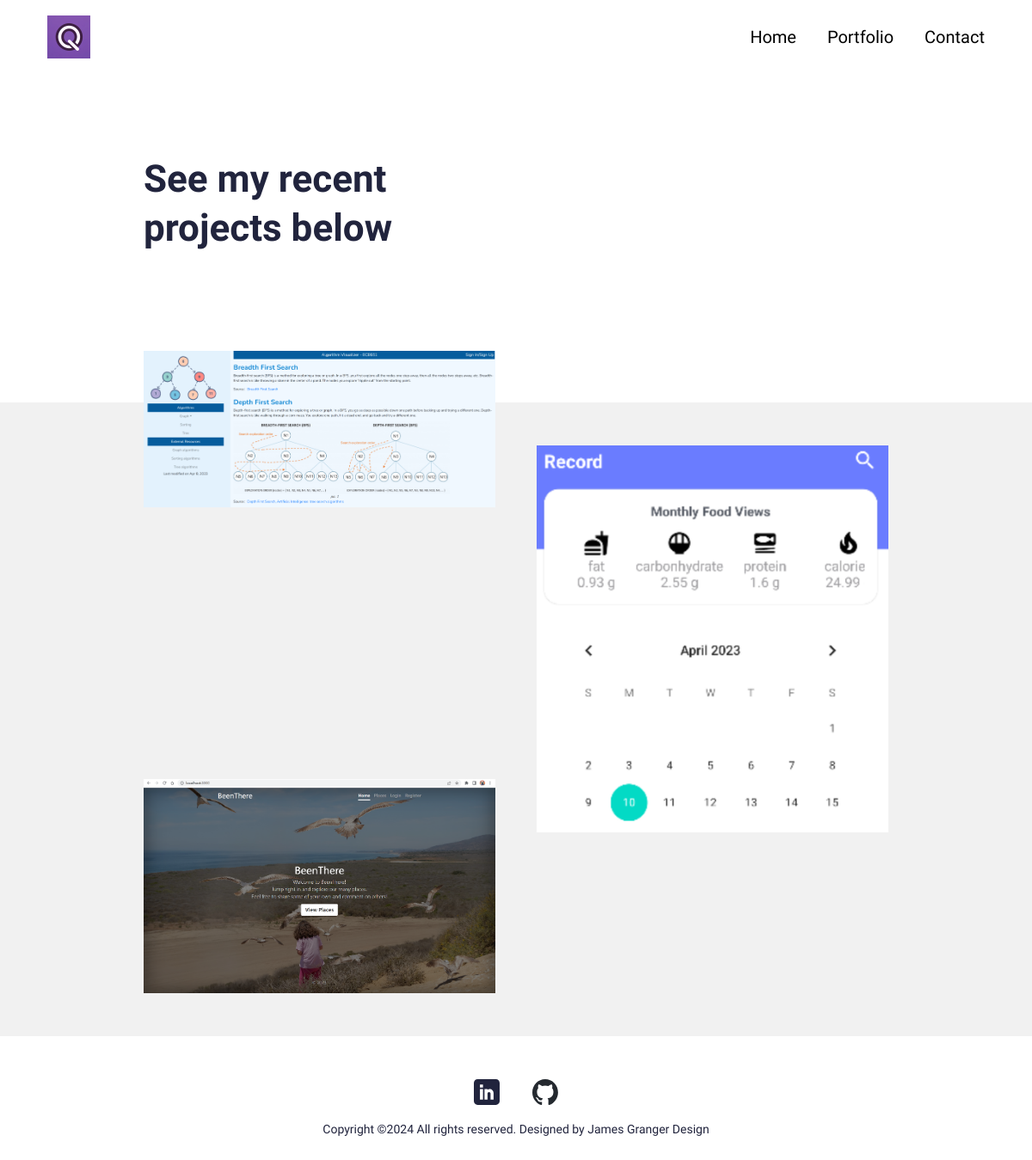
/portfolio/, run on an earlier commit of the app's database.
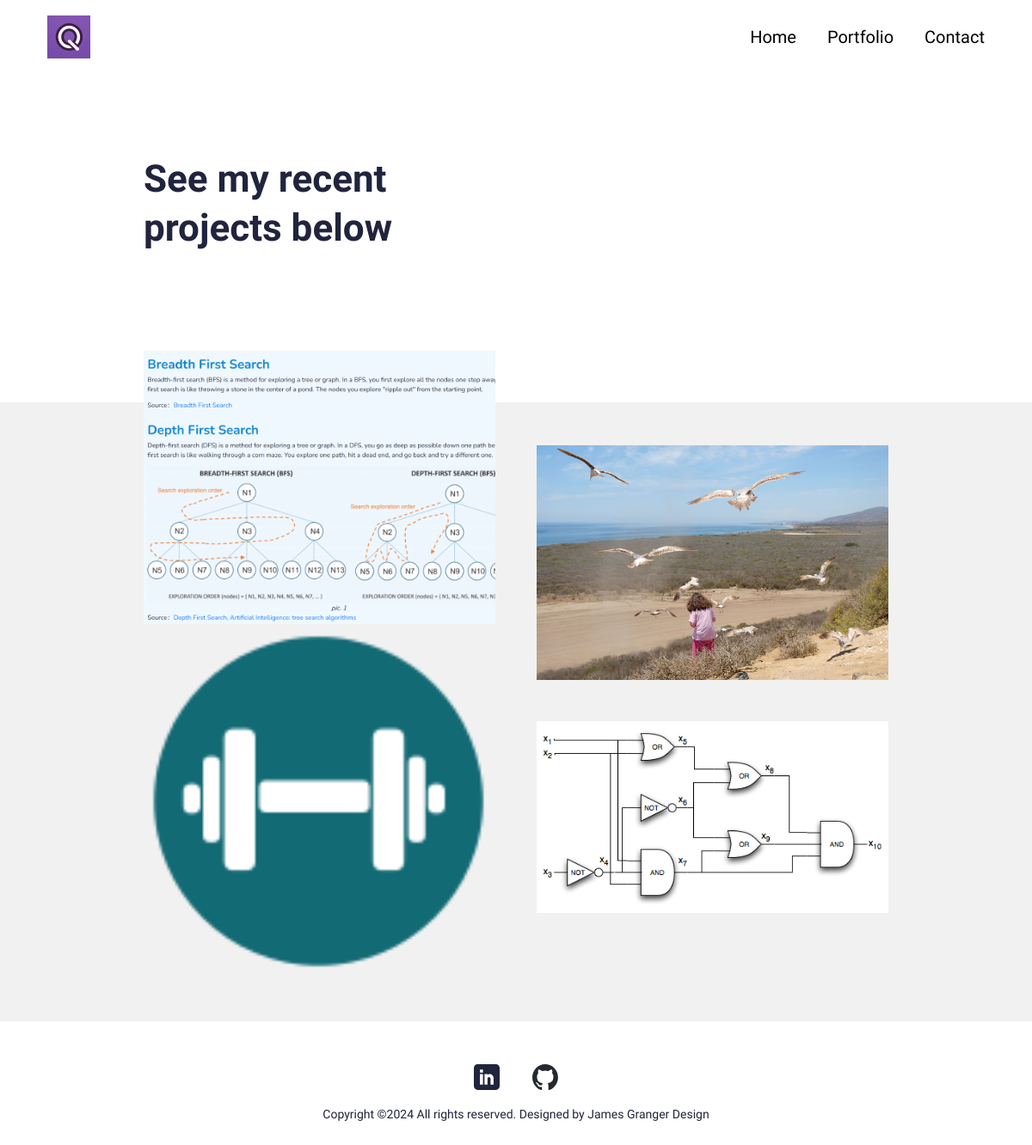
And on a later commit of the database.
### main/models.py (models this page shows, shortened)
class Portfolio(models.Model):
    class Meta:
        verbose_name_plural = 'Portfolio Profiles'
        verbose_name = 'Portfolio'
        ordering = ["name"]
    date = models.DateTimeField(blank=True, null=True)
    name = models.CharField(max_length=200, blank=True, null=True)
    description = models.CharField(max_length=500, blank=True, null=True)
    body = RichTextField(blank=True, null=True)
    image = models.ImageField(blank=True, null=True, upload_to="portfolio")
    slug = models.SlugField(null=True, blank=True)
    is_active = models.BooleanField(default=True)

### main/views.py (the view)
# urls.py: path('portfolio/', views.PortfolioView.as_view(), name="portfolios"),
class PortfolioView(generic.ListView):
	model = Portfolio
	template_name = "main/portfolio.html"
	paginate_by = 10
	def get_queryset(self):
		return super().get_queryset().filter(is_active=True)

### portfolio/context_processors.py (called while the page is built)
def project_context(request):
	context = {
		'me': User.objects.first(),
	}
	return context

### main/templates/main/portfolio.html (shortened to what this page needs)
{% extends 'main/base.html' %}
{% load static %}
{% block content %}
<section>
  <div class="innerPageBannerCol">
    <div class="container">
      <div class="row g-4 g-md-3  align-items-center">
        <div class="col-md-6">
          <div class="bannerContent">
            <h1 class="xlTitle pb-md-3">See my recent projects below</h1>
          </div>
        </div>
      </div>
    </div>
  </div>
</section>
<section>
  <div class="lightBg">
    <div class="container">
      <div class="portfolioContentMain">
        <div class="row g-3 g-md-4 g-lg-5 portfolioRow">
          {% for obj in object_list %}
          <div class="col-md-6 pColMain">
            <div class="pCol">
              <a href="{% url 'main:portfolio' slug=obj.slug %}" >
              <img src="{{obj.image.url}}" alt="..." class="pImg">
              </a>
            </div>
          </div>
          {% endfor %}
        </div>
      </div>
    </div>
  </div>
</section>
{% endblock%}

### main/templates/main/base.html (shortened to what this page needs)
{% load static %}
<!doctype html>
<html lang="en">
  <head>
    <link href="{% static 'css/bootstrap.min.css' %}" rel="stylesheet">
    <link rel="stylesheet" href="https://unpkg.com/swiper@7.0.5/swiper-bundle.min.css">
    <link href="{% static 'css/style.css' %}" rel="stylesheet">
  </head>
  <body>
    {% include 'main/partials/nav.html' %}
    {% block content %}
    {% endblock %}
    {% include 'main/partials/footer.html' %}
  </body>
</html>

### main/templates/main/partials/nav.html (shortened to what this page needs)
{% load static %}
<header>
    <div class="headerCol">
    <div class="container-fluid">
        <div class="row align-items-center">
        <div class="col-auto">
            <div class="logoCol"><a href="{% url 'main:home' %}"><img src="{% static 'images/logo.png' %}" alt="..."></a></div>
        </div>
        <div class="col">
            <div class="navCollapseCol">
            <div class="navCol">
                <ul>
                <li><a href="{%url 'main:home'%}">Home</a></li>
                <li><a href="{%url 'main:portfolios' %}">Portfolio</a></li>
                <li><a href="{%url 'main:contact'%}">Contact</a></li>
                </ul>
            </div>
            </div>
        </div>
        </div>
    </div>
    </div>
</header>

### main/templates/main/partials/footer.html
{% load static %}
<footer>
    <div class="footerCol">
    <div class="container">
        <ul class="socialCol">
        <li><a href="https://www.linkedin.com/in/qianru-zhang-"><img src="{% static 'images/linkedin.svg' %}" alt="..."></a></li>
        <li><a href="https://github.com/uupuna"><img src="{% static 'images/github.svg' %}" alt="..."></a></li>
        </ul>
        <div class="copyrightCol">
        <p>Copyright ©{% now 'Y' %} All rights reserved. Designed by James Granger Design</a></p>
        </div>
    </div>
    </div>
</footer>

### static/css/style.css (style rules this page uses)
:root { --primaryColor: #9C07B6; --primaryDarkColor: #3D0048; --primaryHoverColor: #900AA8; --secondaryColor: #F9B000; --baseColor: #21243D; --baseFont: 'Heebo', sans-serif; --titleFont: 'Courier Prime', monospace; --regular: 400; --medium: 500; --bold: 700; --black: 900; --lightBg: #F1F1F1; }
html { scroll-behavior: smooth; }
body { font-family: var(--baseFont); color: var(--baseColor); line-height: normal; }
ul { margin: 0; padding: 0; list-style-type: none; }
img { max-width: 100%; }
a { color: inherit; }
a, .btn { -webkit-transition: all 300ms ease-in-out 0s; -o-transition: all 300ms ease-in-out 0s; transition: all 300ms ease-in-out 0s; text-decoration: none; }
.lightBg { background-color: var(--lightBg); }
.xlTitle { font-size: 44px; line-height: 1.3; font-weight: var(--bold); font-family: var(--titleFont) }
.headerCol { background-color: var(--bs-white); padding: 18px 0; -webkit-transition: all 300ms ease-in-out 0s; -o-transition: all 300ms ease-in-out 0s; transition: all 300ms ease-in-out 0s; position: fixed; z-index: 99; left: 0; right: 0; top: 0; }
.navCol { text-align: right; }
.navCol a { font-size: 20px; color: #000; font-weight: var(--medium); display: inline-block; position: relative; }
.navCol a::before { content: ""; position: absolute; left: 50%; right: 50%; bottom: 0; height: 2px; border-radius: 2px; background-color: var(--primaryColor); -webkit-transition: all 500ms ease-in-out 0s; -o-transition: all 500ms ease-in-out 0s; transition: all 500ms ease-in-out 0s; opacity: 0; }
.navCol li { display: inline-block; }
.navCol li + li { padding-left: 32px; }
.footerCol { padding: 50px 0; text-align: center; }
.socialCol li { display: inline-block; }
.socialCol li + li { padding-left: 35px; }
.socialCol img { max-width: 30px; max-height: 30px; -o-object-fit: contain; object-fit: contain; }
.copyrightCol { padding: 20px 0 0; font-size: 14px; }
.copyrightCol p { margin: 0; }
.innerPageBannerCol { padding: 180px 0 150px; }
.portfolioContentMain { position: relative; z-index: 1; padding: 50px 0 ; }
.pCol { height: 100%; }
.pImg { width: 100%; }
.portfolioRow .pColMain:nth-child(2n-1) .pCol { margin-top: -110px; }
@media (min-width:992px) { .container, .container-lg, .container-md, .container-sm, .container-xl, .container-xxl { max-width: 890px; } }
@media (min-width:992px) { .headerCol .container-fluid { padding-left: 30px; padding-right: 30px; } }
@media (min-width:1200px) { .headerCol .container-fluid { padding-left: 55px; padding-right: 55px; } }

What changed in the data, as far as the page shows it:
removed Portfolio: image (picture)
added Portfolio: image (picture)
changed Portfolio (number 2 of 4 on the later page): image: a different picture; moves up the list
changed Portfolio (number 3 of 4 on the later page): image: a different picture
added Portfolio: image (picture)
